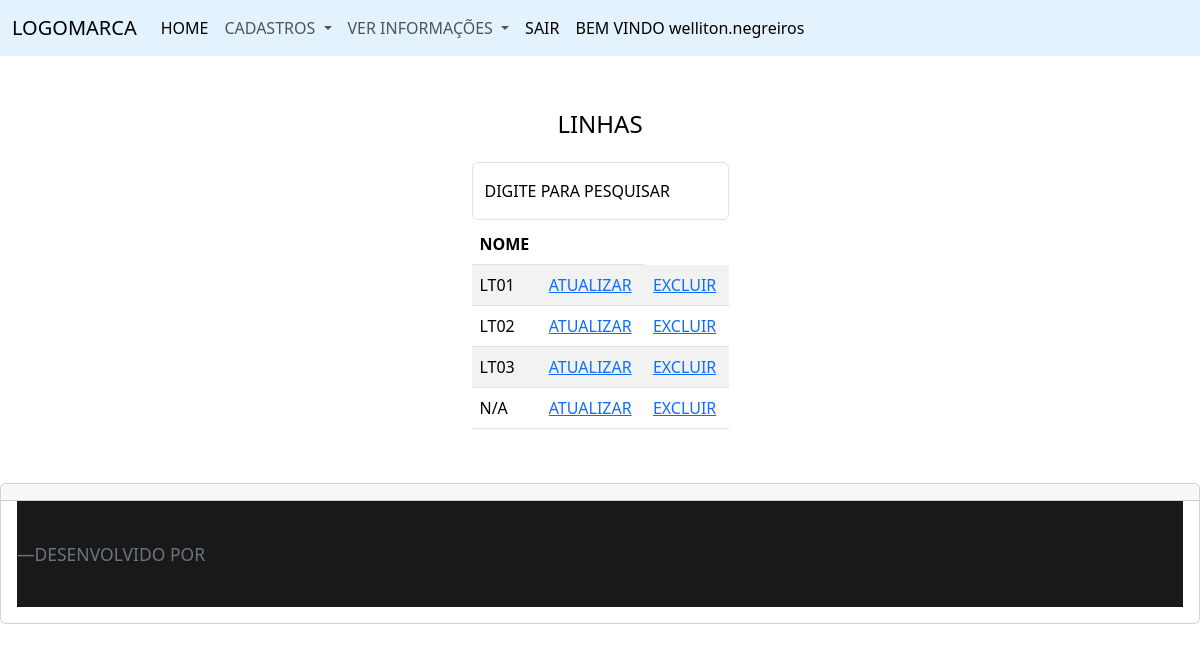
Page /ver-linhas (signed in) on the committed database.
### tables this page shows
CREATE TABLE IF NOT EXISTS `linhas` (
  `id` INT NOT NULL AUTO_INCREMENT,
  `nome` VARCHAR(45) NOT NULL,
  `setor_id` INT NOT NULL,
  PRIMARY KEY (`id`),
  FOREIGN KEY (`setor_id`) REFERENCES `setores`(id) ON DELETE RESTRICT ON UPDATE CASCADE
);

### index.php (called while the page is built, shortened)
<?php
include 'autoload.php';
include 'rotas.php';
?>

### autoload.php (called while the page is built, shortened)
<?php
spl_autoload_register(function ($nome_da_classe) {
    $classe_controller = "../" . $nome_da_classe . ".php";
    $classe_model = "../" . $nome_da_classe . ".php";
    $classe_dao = "../" . $nome_da_classe . ".php";
});

### Models/LinhaModel.php (called while the page is built, shortened)
<?php
class LinhaModel
{
	public function getAllRows()
	{
		$dao = new LinhaDao();
		$this->rows = $dao->select();
	}
}

### Conn/Conn.php (called while the page is built, shortened)
<?php
class Conn
{
    private $_con;
    public function __construct()
    {
        try {
            $dsn = "mysql:host=localhost:3306;dbname=controle_producao2";
            $opcoes = array(\PDO::ATTR_ERRMODE => \PDO::ERRMODE_EXCEPTION);
            $this->_con = new \PDO($dsn, 'root', '19019407eric@', $opcoes);
        } catch (\PDOException $e) {
            echo $e->getMessage();
        }
    }
    public function returnConnection()
    {
        return $this->_con;
    }
}

### DAO/LinhaDao.php (called while the page is built, shortened)
<?php
class LinhaDao
{
	private $conexao;
	public function __construct()
	{
		$conn = new Conn();
		$this->conexao = $conn->returnConnection();
	}
	public function select()
	{
		$sql = "SELECT * FROM linhas ORDER BY nome";
		$stmt = $this->conexao->prepare($sql);
		$stmt->execute();
		return $stmt->fetchAll(PDO::FETCH_CLASS);
	}
}

### Views/Linha/ver_linha.php (the view, shortened to what this page needs)
<?php
include './Views/partials/Header/header.php';
?>
<div class="area-cad">
    <div class="singIn p-2">
        <div class="h4 title-cad ">LINHAS</div>
        <div class="input-group mb-1">
            <div class="form-floating">
                <input type="text" class="form-control" name="filter" id="filter" placeholder="DIGITE PARA PESQUISAR" autofocus>
                <label for="codigo">DIGITE PARA PESQUISAR</label>
            </div>
        </div>
        <table class="table table-striped" id="tableLinha">
            <thead>
                <tr>
                    <th>NOME</th>
                    <th></th>
                </tr>
            </thead>
            <tbody>
                <?php foreach ($modelLinha->rows as $item) : ?>
                    <tr>
                        <td><?= $item->nome ?></td>
                        <td><a href="/linhas?id=<?= $item->id ?>" class="link-primary">ATUALIZAR</a></td>
                        <td><a href="javascript:func()" onclick="confirmacao('<?= $item->id ?>')" class="link-primary">EXCLUIR</a></td>
                    </tr>
                <?php endforeach ?>
            </tbody>
        </table>
    </div>
</div>
<?php
include 'Views/partials/Footer/footer.php';
?>

### css/myCss.css (style rules this page uses)
* { padding: 0; margin: 0; box-sizing: border-box; }
.area-cad { width: 100%; max-width: 1320px; margin: auto; background: #ffffff; display: flex; justify-content: center; padding: 30px 0; }
.singIn, .singUp { width: auto; height: auto; display: flex; justify-content: center; align-items: center; flex-direction: column; background-color: #fff; border-radius: 10px; }
.title-cad { width: 100%; height: 60px; display: flex; align-items: center; justify-content: center; padding: 10px; }

### rows in the picture
linhas: nome "LT01"
linhas: nome "LT02"
linhas: nome "LT03"
linhas: nome "N/A"

### other values in the picture
$_SESSION['login'] "welliton.negreiros"
